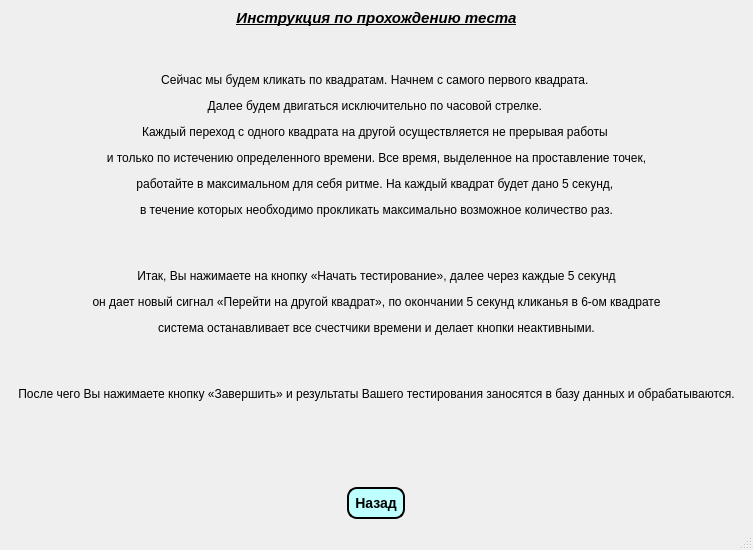
<?xml version="1.0" encoding="UTF-8"?>
<ui version="4.0">
 <class>InstuctionStud</class>
 <widget class="QMainWindow" name="InstuctionStud">
  <property name="geometry">
   <rect>
    <x>0</x>
    <y>0</y>
    <width>753</width>
    <height>542</height>
   </rect>
  </property>
  <property name="windowTitle">
   <string>MainWindow</string>
  </property>
  <widget class="QWidget" name="centralwidget">
   <layout class="QGridLayout" name="gridLayout">
    <item row="0" column="0">
     <widget class="QLabel" name="label_2">
      <property name="text">
       <string>&lt;html&gt;&lt;head/&gt;&lt;body&gt;&lt;p align=&quot;center&quot;&gt;&lt;span style=&quot; font-size:11pt; font-weight:600; font-style:italic; text-decoration: underline;&quot;&gt;Инструкция по прохождению теста&lt;/span&gt;&lt;/p&gt;&lt;/body&gt;&lt;/html&gt;</string>
      </property>
     </widget>
    </item>
    <item row="1" column="0">
     <widget class="QLabel" name="label">
      <property name="text">
       <string>&lt;html&gt;&lt;head/&gt;&lt;body&gt;&lt;p align=&quot;center&quot;&gt;&lt;span style=&quot; font-size:9pt;&quot;&gt;&lt;br/&gt;&lt;/span&gt;&lt;/p&gt;&lt;p align=&quot;center&quot;&gt;&lt;span style=&quot; font-size:9pt;&quot;&gt;Сейчас мы будем кликать по квадратам. Начнем с самого первого квадрата. &lt;/span&gt;&lt;/p&gt;&lt;p align=&quot;center&quot;&gt;&lt;span style=&quot; font-size:9pt;&quot;&gt;Далее будем двигаться исключительно по часовой стрелке. &lt;/span&gt;&lt;/p&gt;&lt;p align=&quot;center&quot;&gt;&lt;span style=&quot; font-size:9pt;&quot;&gt;Каждый переход с одного квадрата на другой осуществляется не прерывая работы &lt;/span&gt;&lt;/p&gt;&lt;p align=&quot;center&quot;&gt;&lt;span style=&quot; font-size:9pt;&quot;&gt;и только по истечению определенного времени. Все время, выделенное на проставление точек,&lt;/span&gt;&lt;/p&gt;&lt;p align=&quot;center&quot;&gt;&lt;span style=&quot; font-size:9pt;&quot;&gt;работайте в максимальном для себя ритме. На каждый квадрат будет дано 5 секунд, &lt;/span&gt;&lt;/p&gt;&lt;p align=&quot;center&quot;&gt;&lt;span style=&quot; font-size:9pt;&quot;&gt;в течение которых необходимо прокликать максимально возможное количество раз.&lt;/span&gt;&lt;/p&gt;&lt;p align=&quot;center&quot;&gt;&lt;span style=&quot; font-size:9pt;&quot;&gt;&lt;br/&gt;&lt;/span&gt;&lt;/p&gt;&lt;p align=&quot;center&quot;&gt;&lt;span style=&quot; font-size:9pt;&quot;&gt;Итак, Вы нажимаете на кнопку «Начать тестирование», далее через каждые 5 секунд&lt;/span&gt;&lt;/p&gt;&lt;p align=&quot;center&quot;&gt;&lt;span style=&quot; font-size:9pt;&quot;&gt;он дает новый сигнал «Перейти на другой квадрат», по окончании 5 секунд кликанья в 6-ом квадрате&lt;/span&gt;&lt;/p&gt;&lt;p align=&quot;center&quot;&gt;&lt;span style=&quot; font-size:9pt;&quot;&gt;система останавливает все счестчики времени и делает кнопки неактивными.&lt;/span&gt;&lt;/p&gt;&lt;p align=&quot;center&quot;&gt;&lt;span style=&quot; font-size:9pt;&quot;&gt;&lt;br/&gt;&lt;/span&gt;&lt;/p&gt;&lt;p align=&quot;center&quot;&gt;&lt;span style=&quot; font-size:9pt;&quot;&gt;После чего Вы нажимаете кнопку «Завершить» и результаты Вашего тестирования заносятся в базу данных и обрабатываются.&lt;/span&gt;&lt;/p&gt;&lt;p align=&quot;center&quot;&gt;&lt;span style=&quot; font-size:9pt;&quot;&gt;&lt;br/&gt;&lt;/span&gt;&lt;/p&gt;&lt;p align=&quot;center&quot;&gt;&lt;span style=&quot; font-size:9pt;&quot;&gt;&lt;br/&gt;&lt;/span&gt;&lt;/p&gt;&lt;/body&gt;&lt;/html&gt;</string>
      </property>
      <property name="alignment">
       <set>Qt::AlignCenter</set>
      </property>
      <property name="wordWrap">
       <bool>true</bool>
      </property>
     </widget>
    </item>
    <item row="2" column="0" alignment="Qt::AlignHCenter">
     <widget class="QPushButton" name="pushButton">
      <property name="styleSheet">
       <string notr="true">QPushButton{
     background-color: rgb(190, 255, 255);
     border-style: outset;
     border-width: 2px;
     border-radius: 10px;
     border-color: black;
     font: bold 14px;
     min-width: 10em;
     padding: 6px;
 }
 QPushButton:pressed {
     background-color: rgb(0, 255, 238);
     border-style: inset;
 }</string>
      </property>
      <property name="text">
       <string>Назад</string>
      </property>
     </widget>
    </item>
   </layout>
  </widget>
  <widget class="QStatusBar" name="statusbar"/>
 </widget>
 <resources/>
 <connections/>
</ui>
